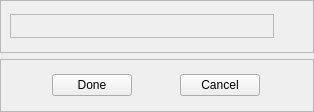
<?xml version="1.0" encoding="UTF-8"?>
<ui version="4.0">
 <class>RecordKeyPressForm</class>
 <widget class="QWidget" name="RecordKeyPressForm">
  <property name="geometry">
   <rect>
    <x>0</x>
    <y>0</y>
    <width>314</width>
    <height>112</height>
   </rect>
  </property>
  <property name="windowTitle">
   <string>Record Key Sequence</string>
  </property>
  <layout class="QGridLayout" name="gridLayout_4">
   <property name="leftMargin">
    <number>0</number>
   </property>
   <property name="topMargin">
    <number>0</number>
   </property>
   <property name="rightMargin">
    <number>0</number>
   </property>
   <property name="bottomMargin">
    <number>0</number>
   </property>
   <item row="0" column="0">
    <widget class="QFrame" name="frame_3">
     <property name="frameShape">
      <enum>QFrame::StyledPanel</enum>
     </property>
     <property name="frameShadow">
      <enum>QFrame::Raised</enum>
     </property>
     <layout class="QGridLayout" name="gridLayout_3">
      <item row="0" column="0">
       <widget class="QFrame" name="frame">
        <property name="frameShape">
         <enum>QFrame::StyledPanel</enum>
        </property>
        <property name="frameShadow">
         <enum>QFrame::Raised</enum>
        </property>
        <layout class="QGridLayout" name="gridLayout_2"/>
       </widget>
      </item>
      <item row="0" column="1">
       <widget class="QPushButton" name="resetButton">
        <property name="minimumSize">
         <size>
          <width>24</width>
          <height>24</height>
         </size>
        </property>
        <property name="maximumSize">
         <size>
          <width>24</width>
          <height>24</height>
         </size>
        </property>
        <property name="focusPolicy">
         <enum>Qt::NoFocus</enum>
        </property>
        <property name="text">
         <string/>
        </property>
        <property name="icon">
         <iconset resource="recordkeysequence.qrc">
          <normaloff>:/images/reload.png</normaloff>:/images/reload.png</iconset>
        </property>
        <property name="iconSize">
         <size>
          <width>24</width>
          <height>24</height>
         </size>
        </property>
        <property name="flat">
         <bool>true</bool>
        </property>
       </widget>
      </item>
     </layout>
    </widget>
   </item>
   <item row="1" column="0">
    <widget class="QFrame" name="frame_2">
     <property name="frameShape">
      <enum>QFrame::StyledPanel</enum>
     </property>
     <property name="frameShadow">
      <enum>QFrame::Raised</enum>
     </property>
     <layout class="QGridLayout" name="gridLayout">
      <item row="0" column="0">
       <widget class="QPushButton" name="doneButton">
        <property name="maximumSize">
         <size>
          <width>80</width>
          <height>16777215</height>
         </size>
        </property>
        <property name="focusPolicy">
         <enum>Qt::NoFocus</enum>
        </property>
        <property name="text">
         <string>Done</string>
        </property>
       </widget>
      </item>
      <item row="0" column="1">
       <widget class="QPushButton" name="cancelButton">
        <property name="maximumSize">
         <size>
          <width>80</width>
          <height>16777215</height>
         </size>
        </property>
        <property name="focusPolicy">
         <enum>Qt::NoFocus</enum>
        </property>
        <property name="text">
         <string>Cancel</string>
        </property>
       </widget>
      </item>
     </layout>
    </widget>
   </item>
  </layout>
 </widget>
 <resources>
  <include location="recordkeysequence.qrc"/>
 </resources>
 <connections/>
</ui>
